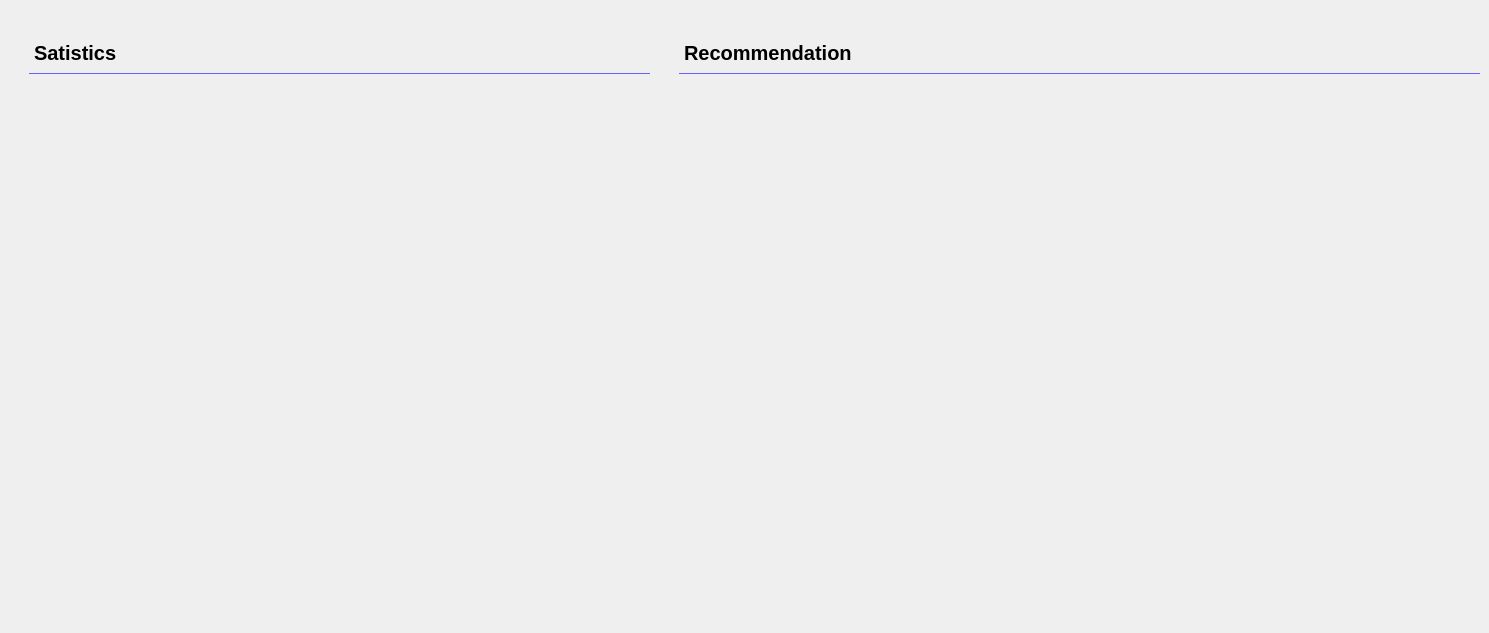
     <widget class="QWidget" name="accommodation_tab2">
      <attribute name="title">
       <string>Satistics</string>
      </attribute>
      <widget class="QWidget" name="accommodation_statistic2" native="true">
       <property name="geometry">
        <rect>
         <x>679</x>
         <y>33</y>
         <width>801</width>
         <height>591</height>
        </rect>
       </property>
       <property name="sizeIncrement">
        <size>
         <width>1200</width>
         <height>1200</height>
        </size>
       </property>
       <property name="styleSheet">
        <string notr="true">border-radius:12px;</string>
       </property>
       <widget class="QLabel" name="label_46">
        <property name="geometry">
         <rect>
          <x>0</x>
          <y>0</y>
          <width>801</width>
          <height>41</height>
         </rect>
        </property>
        <property name="styleSheet">
         <string notr="true">background:transparent;
border-radius:0px;
font-size:20px;
font-weight:700;
border-bottom:1px solid #6563FF;</string>
        </property>
        <property name="text">
         <string>Recommendation</string>
        </property>
       </widget>
      </widget>
      <widget class="QWidget" name="accommodation_statistic1" native="true">
       <property name="geometry">
        <rect>
         <x>29</x>
         <y>33</y>
         <width>621</width>
         <height>591</height>
        </rect>
       </property>
       <property name="sizeIncrement">
        <size>
         <width>1200</width>
         <height>1200</height>
        </size>
       </property>
       <property name="styleSheet">
        <string notr="true">border-radius:12px;</string>
       </property>
       <widget class="QLabel" name="label_47">
        <property name="geometry">
         <rect>
          <x>0</x>
          <y>0</y>
          <width>651</width>
          <height>41</height>
         </rect>
        </property>
        <property name="styleSheet">
         <string notr="true">background:transparent;
border-radius:0px;
font-size:20px;
font-weight:700;
border-bottom:1px solid #6563FF;</string>
        </property>
        <property name="text">
         <string>Satistics</string>
        </property>
       </widget>
       <widget class="QFrame" name="piechart_accommodation">
        <property name="geometry">
         <rect>
          <x>20</x>
          <y>70</y>
          <width>551</width>
          <height>481</height>
         </rect>
        </property>
        <property name="frameShape">
         <enum>QFrame::StyledPanel</enum>
        </property>
        <property name="frameShadow">
         <enum>QFrame::Raised</enum>
        </property>
       </widget>
      </widget>
     </widget>
